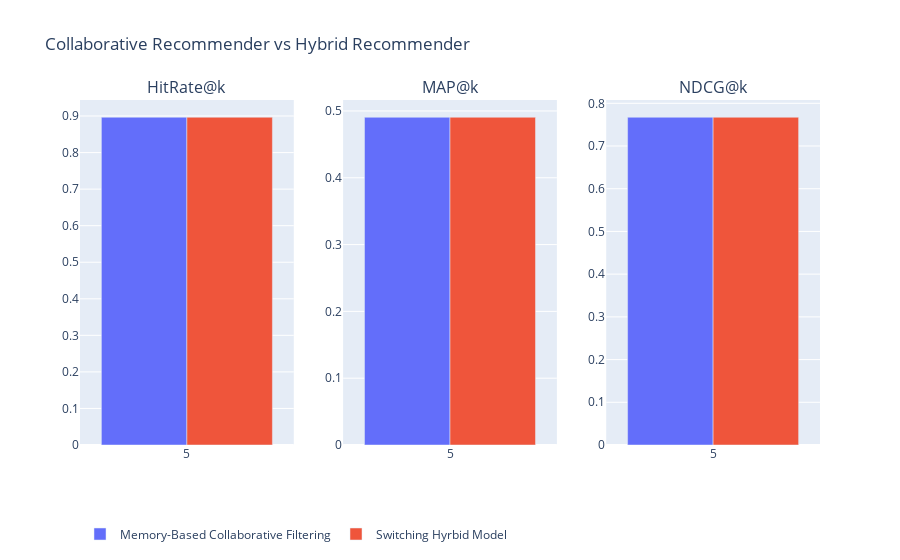

Notebook code for this chart:
### Code cell
create_bar_chart_plotly(
    combined_df[combined_df['k']=='5'], 
    'k', 
    ['hit_rate', 'mean_avg_prec', 'ndcg'], 
    'name', 
    title="Collaborative Recommender vs Hybrid Recommender", 
    labels={"k": "k", "hit_rate": "Hit Rate", "name": "Method"},
    subplot_titles=['HitRate@k', 'MAP@k', 'NDCG@k']
)

### Figure 1 — Plotly figure (JSON) as saved in the notebook; plotly's stock layout.template omitted (floating-point values rounded to 4 significant figures)
{"data": [{"alignmentgroup": "True", "hovertemplate": "Method=Memory-Based Collaborative Filtering<br>k=%{x}<br>Hit Rate=%{y}<extra></extra>", "legendgroup": "Memory-Based Collaborative Filtering", "marker": {"color": "#636efa", "pattern": {"shape": ""}}, "name": "Memory-Based Collaborative Filtering", "offsetgroup": "Memory-Based Collaborative Filtering", "orientation": "v", "showlegend": true, "textposition": "auto", "type": "bar", "x": ["5"], "xaxis": "x", "y": [0.8967], "yaxis": "y"}, {"alignmentgroup": "True", "hovertemplate": "Method=Switching Hyrbid Model<br>k=%{x}<br>Hit Rate=%{y}<extra></extra>", "legendgroup": "Switching Hyrbid Model", "marker": {"color": "#EF553B", "pattern": {"shape": ""}}, "name": "Switching Hyrbid Model", "offsetgroup": "Switching Hyrbid Model", "orientation": "v", "showlegend": true, "textposition": "auto", "type": "bar", "x": ["5"], "xaxis": "x", "y": [0.8967], "yaxis": "y"}, {"alignmentgroup": "True", "hovertemplate": "Method=Memory-Based Collaborative Filtering<br>k=%{x}<br>mean_avg_prec=%{y}<extra></extra>", "legendgroup": "Memory-Based Collaborative Filtering", "marker": {"color": "#636efa", "pattern": {"shape": ""}}, "name": "Memory-Based Collaborative Filtering", "offsetgroup": "Memory-Based Collaborative Filtering", "orientation": "v", "showlegend": false, "textposition": "auto", "type": "bar", "x": ["5"], "xaxis": "x2", "y": [0.4905], "yaxis": "y2"}, {"alignmentgroup": "True", "hovertemplate": "Method=Switching Hyrbid Model<br>k=%{x}<br>mean_avg_prec=%{y}<extra></extra>", "legendgroup": "Switching Hyrbid Model", "marker": {"color": "#EF553B", "pattern": {"shape": ""}}, "name": "Switching Hyrbid Model", "offsetgroup": "Switching Hyrbid Model", "orientation": "v", "showlegend": false, "textposition": "auto", "type": "bar", "x": ["5"], "xaxis": "x2", "y": [0.4906], "yaxis": "y2"}, {"alignmentgroup": "True", "hovertemplate": "Method=Memory-Based Collaborative Filtering<br>k=%{x}<br>ndcg=%{y}<extra></extra>", "legendgroup": "Memory-Based Collaborative Filtering", "marker": {"color": "#636efa", "pattern": {"shape": ""}}, "name": "Memory-Based Collaborative Filtering", "offsetgroup": "Memory-Based Collaborative Filtering", "orientation": "v", "showlegend": false, "textposition": "auto", "type": "bar", "x": ["5"], "xaxis": "x3", "y": [0.7673], "yaxis": "y3"}, {"alignmentgroup": "True", "hovertemplate": "Method=Switching Hyrbid Model<br>k=%{x}<br>ndcg=%{y}<extra></extra>", "legendgroup": "Switching Hyrbid Model", "marker": {"color": "#EF553B", "pattern": {"shape": ""}}, "name": "Switching Hyrbid Model", "offsetgroup": "Switching Hyrbid Model", "orientation": "v", "showlegend": false, "textposition": "auto", "type": "bar", "x": ["5"], "xaxis": "x3", "y": [0.7674], "yaxis": "y3"}], "layout": {"annotations": [{"font": {"size": 16}, "showarrow": false, "text": "HitRate@k", "x": 0.1444, "xanchor": "center", "xref": "paper", "y": 1, "yanchor": "bottom", "yref": "paper"}, {"font": {"size": 16}, "showarrow": false, "text": "MAP@k", "x": 0.5, "xanchor": "center", "xref": "paper", "y": 1, "yanchor": "bottom", "yref": "paper"}, {"font": {"size": 16}, "showarrow": false, "text": "NDCG@k", "x": 0.8556, "xanchor": "center", "xref": "paper", "y": 1, "yanchor": "bottom", "yref": "paper"}], "legend": {"orientation": "h", "xanchor": "left", "y": -0.3, "yanchor": "bottom"}, "title": {"text": "Collaborative Recommender vs Hybrid Recommender"}, "xaxis": {"anchor": "y", "domain": [0, 0.2889], "tickvals": ["5"]}, "xaxis2": {"anchor": "y2", "domain": [0.3556, 0.6444], "tickvals": ["5"]}, "xaxis3": {"anchor": "y3", "domain": [0.7111, 1], "tickvals": ["5"]}, "yaxis": {"anchor": "x", "domain": [0, 1]}, "yaxis2": {"anchor": "x2", "domain": [0, 1]}, "yaxis3": {"anchor": "x3", "domain": [0, 1]}}}
